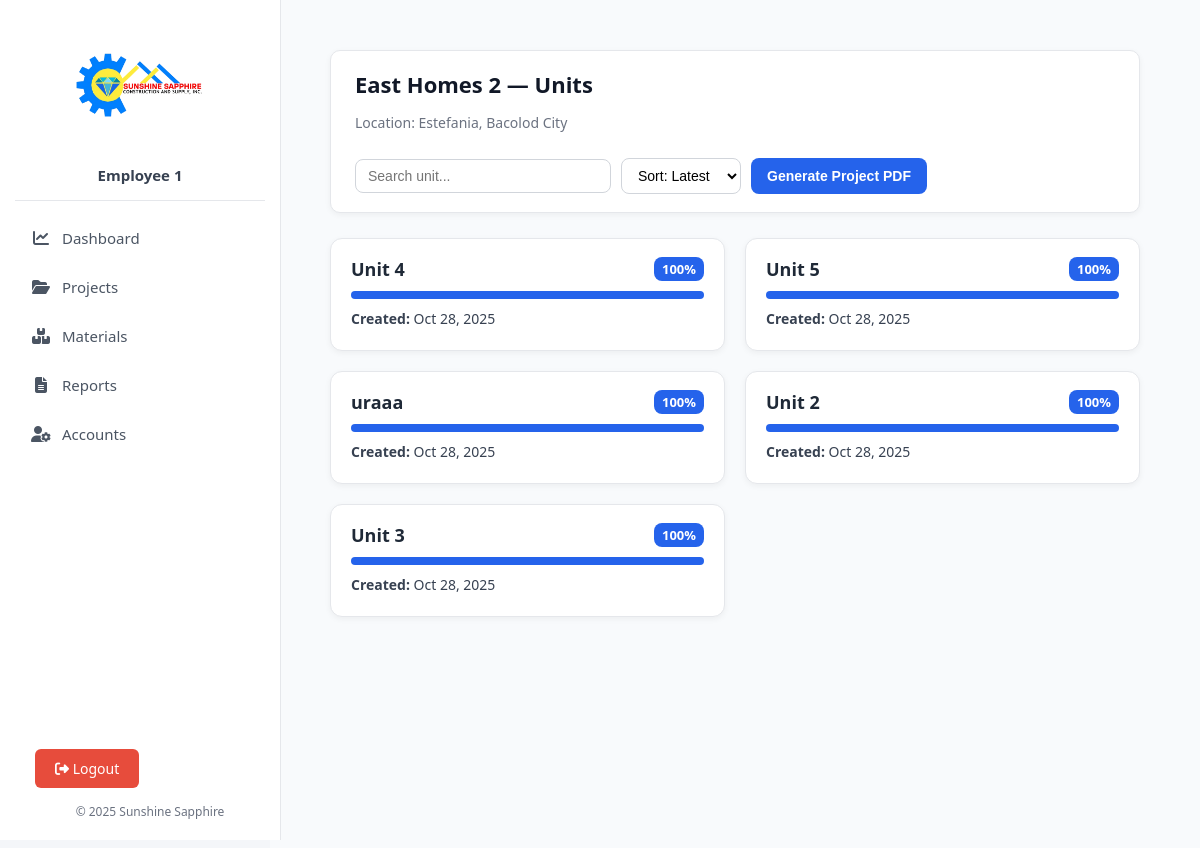
The app's page /reports/view_units.php?project_id=10 (signed in) with its own data.
### tables this page shows
CREATE TABLE `projects` (
  `id` int(11) NOT NULL,
  `name` varchar(255) NOT NULL,
  `location` varchar(255) DEFAULT NULL,
  `units` int(11) NOT NULL,
  `progress` int(11) DEFAULT 0,
  `status` enum('Ongoing','Completed','Pending') NOT NULL DEFAULT 'Pending',
  `is_deleted` tinyint(1) DEFAULT 0,
  `deleted_at` datetime DEFAULT NULL,
  `created_at` timestamp NOT NULL DEFAULT current_timestamp(),
  `folder_path` varchar(255) DEFAULT NULL
);

CREATE TABLE `project_units` (
  `id` int(11) NOT NULL,
  `project_id` int(11) NOT NULL,
  `name` varchar(100) NOT NULL,
  `description` text DEFAULT NULL,
  `progress` int(11) DEFAULT 0,
  `created_at` datetime DEFAULT current_timestamp()
);

### reports/view_units.php (the view, shortened to what this page needs)
<?php
require_once __DIR__ . '/../includes/header.php';
require_once __DIR__ . '/../includes/db.php';
$project_id = (int)$_GET['project_id'];
$project = $conn->query("SELECT * FROM projects WHERE id = $project_id LIMIT 1")->fetch_assoc();
$sort_option = $_GET['sort'] ?? 'latest';
switch ($sort_option) {
    default:
        $order_by = 'created_at DESC';
        break;
}
$query = "SELECT id, name, progress, created_at
          FROM project_units
          WHERE project_id = $project_id
          ORDER BY $order_by";
$result = $conn->query($query);
?>
<div class="content-wrapper">
  <div class="header-container">
    <div class="reports-header">
      <div>
        <h2><?= htmlspecialchars($project['name']) ?> — Units</h2>
        <p class="subtitle">Location: <?= htmlspecialchars($project['location']) ?></p>
      </div>
      <div class="controls">
        <input
          type="text"
          id="searchInput"
          placeholder="Search unit..."
          onkeyup="filterUnits()"
        >
        <form method="GET" id="sortForm">
          <select name="sort" onchange="document.getElementById('sortForm').submit();">
            <option value="latest" <?= $sort_option === 'latest' ? 'selected' : '' ?>>Sort: Latest</option>
          </select>
        </form>
        <button class="btn-generate" onclick="window.location.href='generate_project_pdf.php?project_id=<?= $project_id ?>'">
          Generate Project PDF
        </button>
      </div>
    </div>
  </div>
  <div class="unit-grid" id="unitGrid">
    <?php if ($result && $result->num_rows > 0): ?>
      <?php while ($unit = $result->fetch_assoc()): ?>
        <div class="unit-card"
             data-name="<?= strtolower($unit['name']) ?>"
             onclick="window.location.href='view_unit_reports.php?unit_id=<?= $unit['id'] ?>&project_id=<?= $project_id ?>'">
          <div class="unit-header">
            <h3><?= htmlspecialchars($unit['name']) ?></h3>
            <span class="progress-badge"><?= $unit['progress'] ?>%</span>
          </div>
          <div class="progress-bar">
            <div class="progress-fill" style="width: <?= $unit['progress'] ?>%;"></div>
          </div>
          <p><strong>Created:</strong> <?= date('M d, Y', strtotime($unit['created_at'])) ?></p>
        </div>
      <?php endwhile; ?>
    <?php else: ?>
      <p class="no-data">No units found for this project.</p>
    <?php endif; ?>
  </div>
</div>
<?php
require_once __DIR__ . '/../includes/footer.php';
?>

### includes/header.php (style rules this page uses)
body { margin: 0; font-family: "Segoe UI", sans-serif; background-color: #f4f6f9; color: #2c3e50; }

### reports/view_units.php (style rules this page uses)
.content-wrapper { padding: 20px; background: #f8fafc; }
.header-container { background: #ffffff; border: 1px solid #e5e7eb; border-radius: 10px; padding: 18px 24px; box-shadow: 0 2px 6px rgba(0, 0, 0, 0.05); margin-bottom: 25px; }
.reports-header { display: flex; justify-content: space-between; align-items: center; flex-wrap: wrap; gap: 12px; }
.reports-header h2 { font-size: 22px; font-weight: 700; color: #111827; margin: 0; }
.subtitle { color: #6b7280; font-size: 14px; }
.controls { display: flex; gap: 10px; align-items: center; flex-wrap: wrap; }
.controls input, .controls select { padding: 8px 12px; border: 1px solid #d1d5db; border-radius: 8px; font-size: 14px; background-color: #fff; transition: border-color 0.2s, box-shadow 0.2s; }
.controls input { width: 230px; }
.btn-generate { background: #2563eb; color: #fff; padding: 10px 16px; border: none; border-radius: 8px; font-weight: 600; cursor: pointer; font-size: 14px; transition: background-color 0.2s; }
.unit-grid { display: grid; grid-template-columns: repeat(auto-fill, minmax(290px, 1fr)); gap: 20px; }
.unit-card { background: #fff; border: 1px solid #e5e7eb; border-radius: 12px; padding: 18px 20px; box-shadow: 0 2px 6px rgba(0, 0, 0, 0.05); transition: all 0.2s ease; cursor: pointer; }
.unit-header { display: flex; justify-content: space-between; align-items: center; margin-bottom: 8px; }
.unit-header h3 { font-size: 18px; color: #1f2937; margin: 0; }
.progress-badge { background-color: #2563eb; color: #fff; padding: 3px 8px; border-radius: 8px; font-size: 13px; font-weight: 600; }
.progress-bar { background-color: #e5e7eb; border-radius: 8px; overflow: hidden; height: 8px; margin: 10px 0; }
.progress-fill { height: 8px; background-color: #2563eb; transition: width 0.3s ease; }
.unit-card p { font-size: 14px; color: #374151; margin: 4px 0; }

### records on screen
projects: name "East Homes 2", location "Estefania, Bacolod City"
project_units: name "Unit 4", progress "100", created_at "Oct 28, 2025"
project_units: name "Unit 5", progress "100", created_at "Oct 28, 2025"
project_units: name "uraaa", progress "100", created_at "Oct 28, 2025"
project_units: name "Unit 2", progress "100", created_at "Oct 28, 2025"
project_units: name "Unit 3", progress "100", created_at "Oct 28, 2025"

### other values on screen
$_SESSION['display_name'] "Employee 1"
